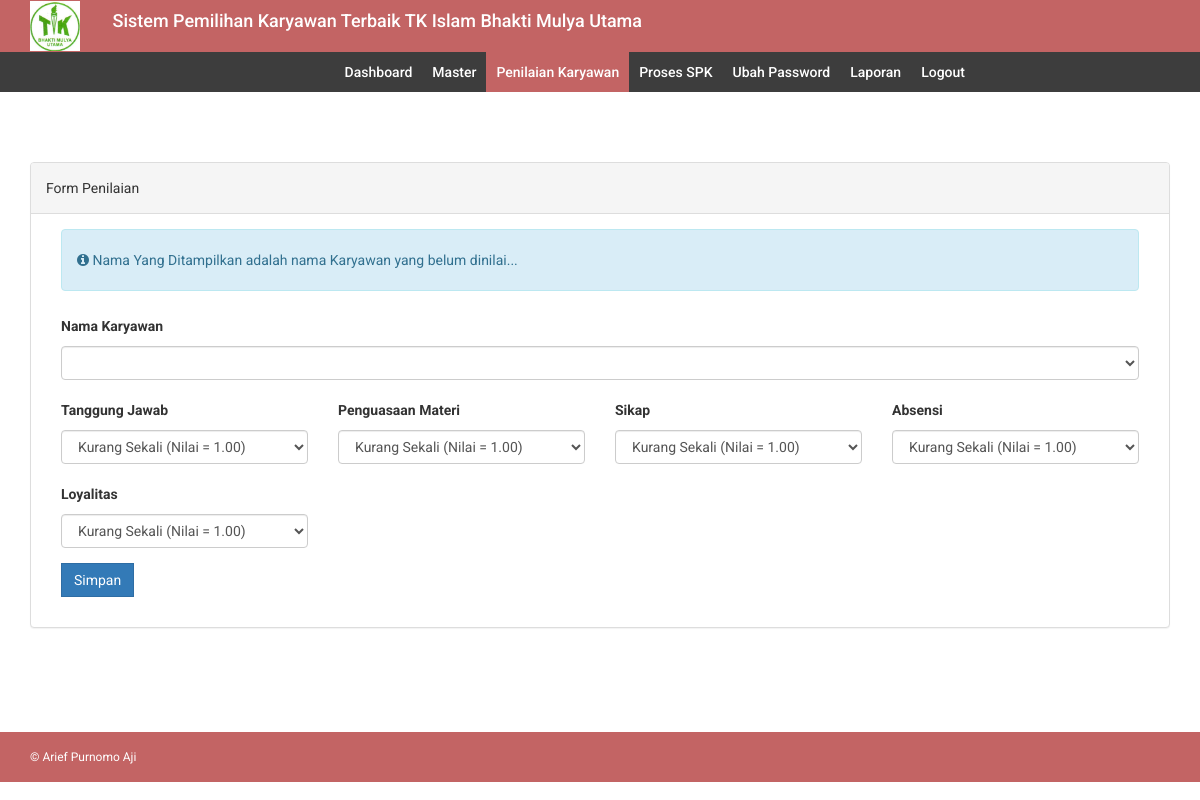
The page /input_tpa.php (signed in) on the database as committed earlier.
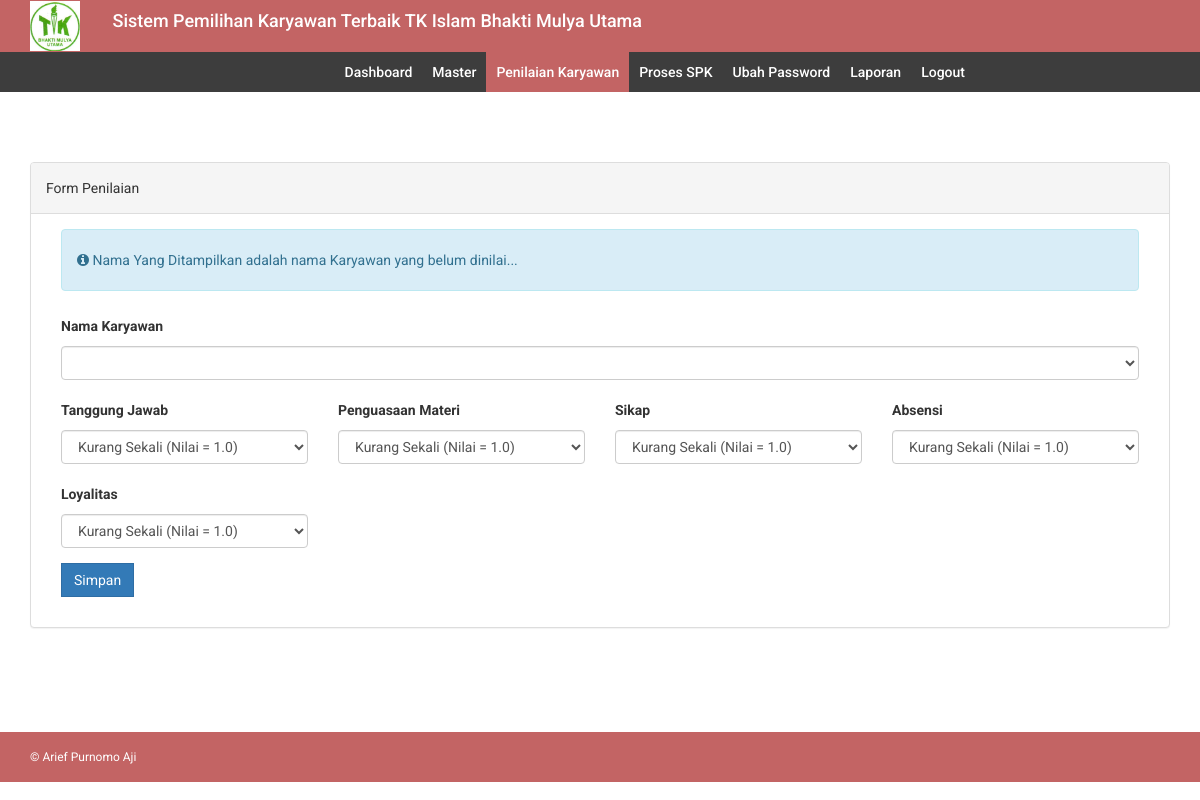
The same page on the database as committed later.
### tables this page shows
CREATE TABLE `kriteria` (
  `id_kriteria` int(11) NOT NULL AUTO_INCREMENT,
  `kriteria` varchar(32) DEFAULT NULL,
  `bobot` float(5,1) DEFAULT NULL,
  `type` varchar(12) DEFAULT NULL,
  PRIMARY KEY (`id_kriteria`)
);

### db/db_config.php (called while the page is built, shortened)
<?php
	class database extends PDO{
		protected $dsn = 'mysql:host=localhost;dbname=db_spk';
		protected $dsu = 'root';
		protected $dsp = '';
		private $cmd = '';
		function __construct(){
			try {
				$this->db = new PDO($this->dsn,$this->dsu,$this->dsp);
			} catch (PDOException $e) {
				echo $e->getMessage();
			}
		}
		function select($c,$t){
			$this->cmd = "select $c from $t";
			return $this;
		}
		function where($params){
			$this->cmd .= " where $params";
			return $this;
		}
		function get(){
			$q = $this->db->prepare($this->cmd);
			$q->execute();
			return $q->fetchAll();
		}
	}
?>

### input_tpa.php (the view, shortened to what this page needs)
<?php include 'header.php';?>
<?php include 'menu.php';?>
<div class="content-wrapper">
    <div class="container">
        <div class="row">
            <div class="col-md-12">
            <br/>
              <div class="panel panel-default">
                  <div class="panel-heading">
                    Form Penilaian
                  </div>
                  <div class="panel-body">
                      <form method="post" action="insert_tpa.php" enctype="multipart/form-data">
                          <div class="form-group col-md-12">
                              <div class="alert alert-info">
                                  <i class="fa fa-info-circle"></i> Nama Yang Ditampilkan adalah nama Karyawan yang belum dinilai...
                              </div>
                              <label for="nama">Nama Karyawan</label>
                                  <select required class="form-control" name="id_calon_kr">
                                  </select>
                          </div>
                          <?php foreach ($db->select('id_kriteria,kriteria','kriteria')->get() as $r): ?>
                          <div class="form-group col-md-3">
                              <label>
                                     <?php
                                        $tmp = explode('_',$r['kriteria']);
                                        echo ucwords(implode(' ',$tmp));
                                    ?>
                              </label>
                              <select required class="form-control" name="place[]">
                                <?php  foreach ($db->select('*','sub_kriteria')->where('id_kriteria = '.$r['id_kriteria'].'')->get() as $val): ?>
                                <option value="<?= $val['id_subkriteria']?>"><?= $val['subkriteria'] ?> (Nilai = <?= $val['nilai'] ?>)</option>
                                <?php endforeach ?>
                                </select>
                          </div>
                          <?php endforeach ?>
                          <div class="form-group col-md-12">
                              <button class="btn btn-primary">Simpan</button>
                          </div>
                      </form>
                  </div>
              </div>
            </div>
        </div>
        </div>
    </div>
<?php include 'footer.php';?>

### header.php (shortened to what this page needs)
<?php
    include 'db/db_config.php';
?>
<!DOCTYPE html>
<html xmlns="http://www.w3.org/1999/xhtml">
<head>
    <link href="assets/css/bootstrap.min.css" rel="stylesheet" />
    <link href="assets/css/font-awesome.css" rel="stylesheet" />
    <link href="assets/css/style.css" rel="stylesheet" />
    <link rel="stylesheet" type="text/css" href="assets/css/datatable.css">
</head>
<body>
    <div class="navbar navbar-inverse set-radius-zero">
        <div class="container">
            <div class="row">
                    <div class="col-lg-1 col-md-1">
                        <img width="50" height="50" src="assets/images/Logo TK.jpg" />
                    </div>
                    <div>
                        <h4 class="page-head" style="color:white">Sistem Pemilihan Karyawan Terbaik TK Islam Bhakti Mulya Utama</h4>
                    </div>
                </div>
        </div>
    </div>

### menu.php (shortened to what this page needs)
<section class="menu-section">
       <div class="container">
           <div class="row">
               <div class="col-md-10">
                   <div class="navbar-collapse collapse ">
                       <ul id="menu-top" class="nav navbar-nav navbar-right">
                           <li><a style="text-transform: capitalize;" href="index.php" id="home">Dashboard</a></li>
                           <li>
                               <a style="text-transform: capitalize;" href="" data-toggle="dropdown" > Master</a>
                           </li>
                           <?php
                               if ($_SESSION['role'] == 'kepalasekolah') {
                           ?>
                           <li><a style="text-transform: capitalize;" href="tampil_tpa.php" id="tpa">Penilaian Karyawan</a></li>
                           <li><a style="text-transform: capitalize;" href="proses_spk.php" id="proses">Proses SPK</a></li>
                           <?php
                               }
                           ?>
                           <li><a style="text-transform: capitalize;" href="ubah_password.php" id="proses">Ubah Password</a></li>
                           <li>
                               <a style="text-transform: capitalize;" href="" data-toggle="dropdown" > Laporan</a>
                           </li>
                           <li><a style="text-transform: capitalize;" href="logout.php" id="ds">Logout</a></li>
                       </ul>
                   </div>
               </div>
           </div>
       </div>
   </section>

### footer.php (shortened to what this page needs)
<footer>
        <div class="container">
            <div class="row">
                <div class="col-md-12">
                    &copy; Arief Purnomo Aji
                </div>
            </div>
        </div>
    </footer>
</body>
</html>

### assets/css/style.css (style rules this page uses)
body { font-family: 'Roboto', sans-serif; line-height: 30px; }
.set-radius-zero { border-radius: 0px; -moz-border-radius: 0px; -webkit-border-radius: 0px; }
.content-wrapper { margin-top: 40px; min-height: 600px; padding-bottom: 60px; }
.btn { border-radius: 0px; -webkit-border-radius: 0px; -moz-border-radius: 0px; }
.menu-section { background-color: #3D3D3D; }
#menu-top a { color: #FFF; text-decoration: none; font-weight: 500; padding: 10px 10px 10px 10px; text-transform: uppercase; }
.menu-top-active { background-color: #C36464; }
.navbar-inverse { background-color: #C36464; border-color: transparent; }
.navbar { margin-bottom: 0px; }
footer { padding: 10px; color: #fff; font-size: 12px; background-color: #C36464; }

Rows that differ between the two databases and show on the page:
computed for kriteria "Tanggung Jawab": value "Kurang Sekali (Nilai = 1.00)" → "Kurang Sekali (Nilai = 1.0)"
computed for kriteria "Penguasaan Materi": value "Kurang Sekali (Nilai = 1.00)" → "Kurang Sekali (Nilai = 1.0)"
computed for kriteria "Sikap": value "Kurang Sekali (Nilai = 1.00)" → "Kurang Sekali (Nilai = 1.0)"
computed for kriteria "Absensi": value "Kurang Sekali (Nilai = 1.00)" → "Kurang Sekali (Nilai = 1.0)"
changed kriteria "Loyalitas": value "Kurang Sekali (Nilai = 1.00)" → "Kurang Sekali (Nilai = 1.0)"
